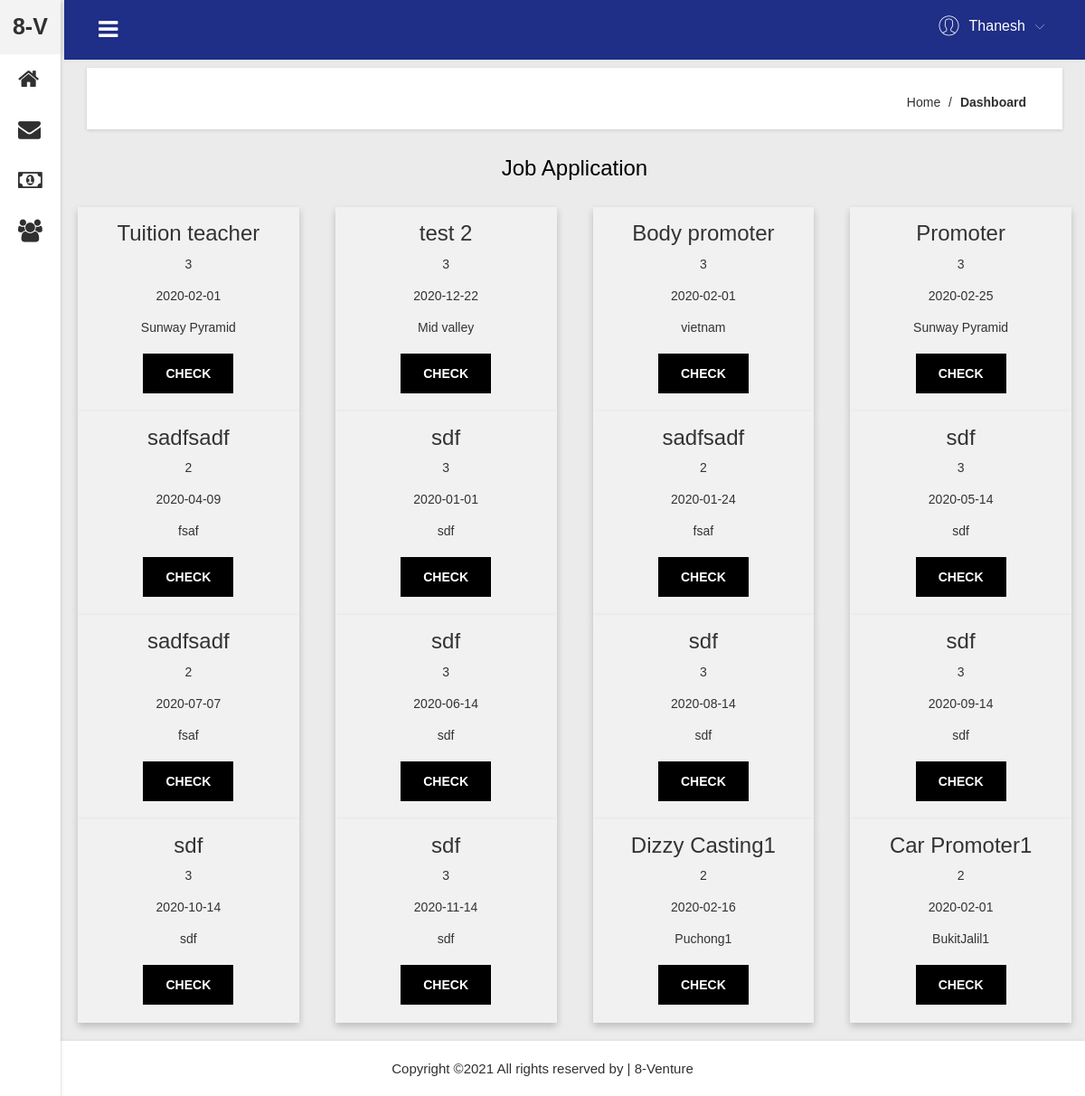
Screenshot of /manageradmin/managercheckapplicantpayment.php (signed in) with the database file from the repository.
### tables this page shows
CREATE TABLE IF NOT EXISTS `job` (
  `JobID` int(11) NOT NULL AUTO_INCREMENT,
  `JobTitle` varchar(50) NOT NULL,
  `location` varchar(255) DEFAULT NULL,
  `salary` int(11) DEFAULT NULL,
  `date` date DEFAULT NULL,
  `Job_type` varchar(50) DEFAULT NULL,
  `Description` varchar(255) DEFAULT NULL,
  `Job_Status` varchar(50) DEFAULT NULL,
  `Part-timer_needed` int(11) NOT NULL,
  `Username` varchar(50) DEFAULT NULL,
  PRIMARY KEY (`JobID`),
  KEY `Username` (`Username`)
);

### manageradmin/managercheckapplicantpayment.php (the view, shortened to what this page needs)
<!doctype html>
<html class="no-js" lang="en">
<head>
    <link rel="stylesheet" href="css/bootstrap.min.css">
    <link rel="stylesheet" href="css/font-awesome.min.css">
    <link rel="stylesheet" href="css/adminpro-custon-icon.css">
    <link rel="stylesheet" href="css/meanmenu.min.css">
    <link rel="stylesheet" href="css/jquery.mCustomScrollbar.min.css">
    <link rel="stylesheet" href="css/animate.css">
    <link rel="stylesheet" href="css/data-table/bootstrap-table.css">
    <link rel="stylesheet" href="css/data-table/bootstrap-editable.css">
    <link rel="stylesheet" href="css/normalize.css">
    <link rel="stylesheet" href="css/c3.min.css">
    <link rel="stylesheet" href="css/form/all-type-forms.css">
    <link rel="stylesheet" href="style.css">
    <link rel="stylesheet" href="css/responsive.css">
</head>
<body class="materialdesign">
    <div class="wrapper-pro">
        <div class="left-sidebar-pro">
            <nav id="sidebar">
                <div class="sidebar-header">
                    <strong>8-V	</strong>
                </div>
                <div class="left-custom-menu-adp-wrap">
                    <ul class="nav navbar-nav left-sidebar-menu-pro">
                         <li class="nav-item"><a href="Managerdashboard.php"><i class="fa big-icon fa-home"></i> <span class="mini-dn">Home</span></a>
                        </li>
                      	<li class="nav-item"><a href="managerviewjob.php"><i class="fa big-icon fa-envelope"></i> <span class="mini-dn">Job Post</span></a>
                        </li>
                        <li class="nav-item"><a href="managerviewpaymentandrating.php"><i class="fa big-icon fa-coins"></i> <span class="mini-dn">Payment</span></a>
                        </li>
                        <li class="nav-item"><a href="registeradmin.php"><i class="fa big-icon fa-users"></i> <span class="mini-dn">Add Admin Account</span></a>
                        </li>
                     </ul>
                </div>
            </nav>
        </div>
        <div class="content-inner-all">
            <div class="header-top-area">
                <div class="fixed-header-top">
                    <div class="container-fluid">
                        <div class="row">
                            <div class="col-lg-1 col-md-6 col-sm-6 col-xs-12">
                                <button type="button" id="sidebarCollapse" class="btn bar-button-pro header-drl-controller-btn btn-info navbar-btn">
                                    <i class="fa fa-bars"></i>
                                </button>
                            </div>
                            <div class="col-lg-5 col-md-5 col-sm-6 col-xs-12">
                                <div class="header-right-info">
                                    <ul class="nav navbar-nav mai-top-nav header-right-menu">
                                        <li class="nav-item dropdown">
                                                 </li>
                                             <li class="nav-item">
                                            <a href="#" data-toggle="dropdown" role="button" aria-expanded="false" class="nav-link dropdown-toggle">
                                                <span class="adminpro-icon adminpro-user-rounded header-riht-inf"></span>
                                                <span class="admin-name"><?php echo ($_SESSION['mySession'])?></span>
                                                <span class="author-project-icon adminpro-icon adminpro-down-arrow"></span>
                                            </a>
                                        </li>
                                        <li class="nav-item nav-setting-open"><a href="#" data-toggle="dropdown" role="button" aria-expanded="false" class="nav-link dropdown-toggle"><i class=""></i></a>
                                        </li>
                                    </ul>
                                </div>
                            </div>
                        </div>
                    </div>
                </div>
            </div>
            <div class="breadcome-area mg-b-30 small-dn">
                <div class="container-fluid">
                    <div class="row">
                        <div class="col-lg-12">
                            <div class="breadcome-list map-mg-t-40-gl shadow-reset">
                                <div class="row">
                                    <div class="col-lg-6 col-md-6 col-sm-6 col-xs-6">
                                    </div>
                                    <div class="col-lg-6 col-md-6 col-sm-6 col-xs-6">
                                        <ul class="breadcome-menu">
                                            <li><a href="index.php">Home</a> <span class="bread-slash">/</span>
                                            </li>
                                            <li><a href="dashboard.php"><strong>Dashboard</strong></a> <span class="bread-slash"></span>
                                            </li>
                                        </ul>
                                    </div>
                                </div>
                            </div>
                        </div>
                    </div>
                </div>
            </div>
            <?php
			        include('connection.php');
			        $sql = "SELECT * FROM JOB ";
			        if(!$result=mysqli_query($con,$sql)){
			            die ('Error:'.mysqli_error($con));
			        }
			?>
								<h3 style="color:Black;margin-top:20px;text-align:center;">Job Application</h3><br>
								<div class="row">
								<?php
								    while($r=mysqli_fetch_assoc($result)){
								?>
								  <div class="column">
								    <div class="card">
								      <h3><?php echo $r['JobTitle'];?></h3>
								      <p><?php echo $r['Part-timer_needed']; ?></p>
								      <p><?php echo $r['date'];?></p>
								      <p><?php echo $r['location'];?></p>
								      <a href="managercheckpayment.php?JobID=<?php echo $r['PaymentID'];?>" class="button">CHECK</a>
								    </div>
								  </div>
								<?php
								    }
								?>
								</div>
								                        </div>
								                    </div><br>
    <div class="footer-copyright-area">
        <div class="container-fluid">
            <div class="row">
                <div class="col-lg-12">
                    <div class="footer-copy-right">
                         <p>  Copyright &copy;<script>document.write(new Date().getFullYear());</script> All rights reserved by | <a href="Managerdashboard.php" target="_blank">8-Venture</a></p>
                    </div>
                </div>
            </div>
        </div>
    </div>
</html>

### manageradmin/managercheckapplicantpayment.php (style rules this page uses)
* { box-sizing: border-box; }
body { font-family: Arial, Helvetica, sans-serif; }
.column { float: left; width: 25%; padding: 0 20px; }
.row { margin: 0 -5px; }
.row:after { content: ""; display: table; clear: both; }
.card { box-shadow: 0 4px 8px 0 rgba(0, 0, 0, 0.2); padding: 16px; text-align: center; background-color: #f1f1f1; }
.button { background-color: #000; border: none; color: white; padding: 12px 25px; text-align: center; text-decoration: none; display: inline-block; font-size: 14px; font-weight: 800; margin: 4px 2px; cursor: pointer; }

### rows the page displays
job: JobTitle "Tuition teacher", value "3", date "2020-02-01", location "Sunway Pyramid"
job: JobTitle "test 2", value "3", date "2020-12-22", location "Mid valley"
job: JobTitle "Body promoter", value "3", date "2020-02-01", location "vietnam"
job: JobTitle "Promoter", value "3", date "2020-02-25", location "Sunway Pyramid"
job: JobTitle "sadfsadf", value "2", date "2020-04-09", location "fsaf"
job: JobTitle "sdf", value "3", date "2020-01-01", location "sdf"
job: JobTitle "sadfsadf", value "2", date "2020-01-24", location "fsaf"
job: JobTitle "sdf", value "3", date "2020-05-14", location "sdf"
job: JobTitle "sadfsadf", value "2", date "2020-07-07", location "fsaf"
job: JobTitle "sdf", value "3", date "2020-06-14", location "sdf"
job: JobTitle "sdf", value "3", date "2020-08-14", location "sdf"
job: JobTitle "sdf", value "3", date "2020-09-14", location "sdf"
job: JobTitle "sdf", value "3", date "2020-10-14", location "sdf"
job: JobTitle "sdf", value "3", date "2020-11-14", location "sdf"
job: JobTitle "Dizzy Casting1", value "2", date "2020-02-16", location "Puchong1"
job: JobTitle "Car Promoter1", value "2", date "2020-02-01", location "BukitJalil1"

### other values shown
$_SESSION['mySession'] "Thanesh"
